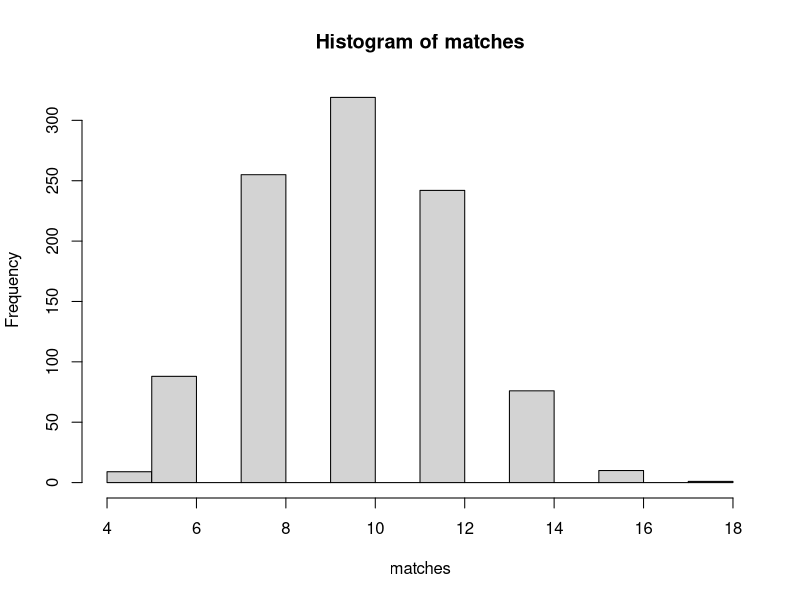

Generate this figure with R:
#################################################
#####    CHECKING HATS EXERCISE SOLUTION    #####
#################################################

# Suppose that men in the old days wore only two 
# types of hats, black and grey, and that hats of 
# a particular type are indistinguishable. Assume 
# 20 men with hats visit the restaurant and half 
# of the men are wearing each type of hat. The 
# hats are randomly mixed, and we are interested
# in the number of men who leave the restaurant
# with the correct hat.

# 1) Modify the function scramble.hats() to compute 
# the number of correct matches in this setting. 
# (The only change is the definition of the vector 
# hats; if one represents a black hat and a grey hat 
# using a 1 and 2, respectively, then hats consist 
# of ten 1's and ten 2's.
                                                                                                   
scramble.hats2 = function(){
  hats = c(rep(1, 10), rep(2, 10))
  mixed.hats = sample(hats)
  sum(hats == mixed.hats)
}

# 2) Using the function replicate(), repeat this 
# simulation for 1000 trials. Store the number of 
# matches for the 1000 experiments in the vector 
# matches.

matches = replicate(1000, scramble.hats2())

# 3) From the simulated values, approximate the 
# probability that 10 or more men receive the 
# correct hats. Also, find the expected number 
# of correct matches. Then, plot a histogram of 
# the non-parametric distribution of correct 
# matches.

mean(matches >= 10)
# [1] 0.683  on this simulation, it may vary

mean(matches)
# [1] 10.004 on this simulation, it may vary

hist(matches) # see plot in pdf
